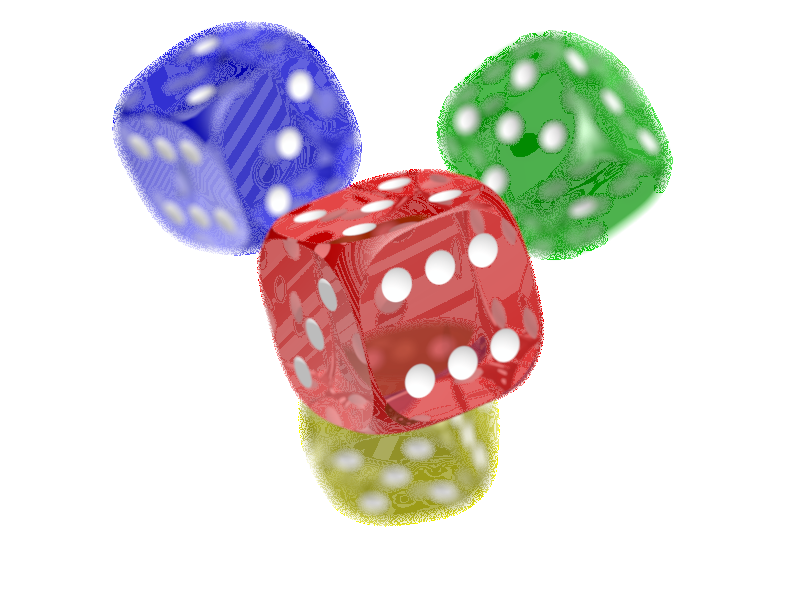
#> input picture test_changed.png, 800 x 600 px
$ python test_fonctions.py
#> lines starting #> are read from the running program, lines starting #| are printed output that depends on the picture
#> the answer given: img_test.png
#> the answer given: test_changed.png
#> the answer given: test_changed.png
### Cacher.py
from PIL import Image

import random


def changeRGB(img, x,y):

    """
    Cette fonction reçoit une image et une coordonnée. Elle renvois une liste d'int.
    Cette fonction prend la valeur R (red) d'un pixel à la position (x,y) et la rend pair (avec une variation maximal de la valeur initial de ±1)

    inputs:
    - 1 string (PNG file)
    - 1 int (coordonnée x)
    - 1 int (coordonnée y)

    output:
    - None (la valeur R du pixel (x,y) aura été changé mais aucun return)


    """
    color = img.getpixel((x, y))

    if color[0] == 255:
        color = (color[0] - 1, color[1], color[2])
    else:
        if color[0] % 2 == 1:
            color = (color[0] + 1, color[1], color[2])

    img.putpixel((x, y), color)


def numeriser_message(message):
    """
    Cette fonction reçoit un message et renvoie une liste.
    Chaque élément de la liste est la valeur numérique en ascii d'un caractère du message.
    Les éléments de la liste sont dans le même ordre que les caractères du message.

    input:
    - string (message choisi)

    output:
    - return 1 list of int (charactères du message numérisé en ascii et intégré dans la liste)


    """
    message_en_ascii = []
    for i in range(len(message)):
        message_en_ascii.append(ord(message[i]))
    return message_en_ascii


def liste_coordonnées_alea(hauteur, n_coord_aléa):
    """

    Cette fonction reçoit une hauteur d'image ainsi qu'un int x (x représentant à chaque fois la valeur ascii d'un caractère du message)
    Elle renvoie une nouvelle liste de x éléments entiers différents appartenant à l'intervalle [0, hauteur].
    Les x sont choisis aléatoirement.

    inputs:
    - int (hauteur de l'image)
    - int (valeurs ascii d'un caractère)

    output:
    - return lisste d'int d'une longeur égale à la valeur du 2ème input.
    """
    liste_des_valeurs_y_possible = []
    for i in range(0, hauteur):
        liste_des_valeurs_y_possible.append(i)
    coordonnées_alea = random.sample(liste_des_valeurs_y_possible, n_coord_aléa)
    return coordonnées_alea


def cache_nombre_sur_une_colonne(img,x,message):
    """
    Cette fonction reçoit une image ainsi qu'un int x.
    L'int x indique qu'on veut cacher le x-ème élément du message (d'où le rapelle de la fonction numeriser_message())

    Le programme run la fonction listes_coordonnées_alea(hauteur,n_coord_aléa) avec:
    - 1er argument la hauteur de l'image.
    - 2ème argument la valeur int k du x-ème caractère du message en ascii

    La fonction listes_coordonnées_alea() resort d'une une liste de longeur k contenant des coordonnées possible de y différentes.
    Puis, le programme prend les pixels de coordonnés (x,y), avec plusieurs y, et rend la valeur R du pixel impair.


    inputs:
    - string (png file)
    - int x (pour cacher le x-ème caractère du message)
    - string (message)

    output:
    - None (la valeur R de y pixels sur la colonne x est changée en impair)
    """
    largeur, hauteur = img.size
    for i in liste_coordonnées_alea(hauteur, numeriser_message(message)[x]):
        red, green, blue, alpha = img.getpixel((x,i))
        red = red + 1
        img.putpixel((x,i),(red, green, blue,alpha))


def cacher_message(image_to_change,message,image_changed):

    """

    Cette fonction demande comme premier argument le nom du fichier png de l'image dans laquelle l'utilisateur veut cacher un message.
    Le 2ème argument est le message que l'utilisateur veut cacher.
    Le 3ème argument est le nom du fichier png dans lequel l'image modifiée sera enregistrée.

    Si le message est plus long que la largeur de l'image, le message est trop long et la fonction échoue.
    Sinon, le programme utilise la fonction changeRGB pour rendre tout les pixels pair.
    Ensuite, elle appelle la fonction cache_nombre_sur_une_colonne(img,x).
    Elle fait varier x sur toute la longeur du message pour cacher ainsi l'entièreté du message dans l'image.
    Finalement, le programme enregistre cette image modifié dans le nom du nouveau fichier png que l'utilisateur aura choisi.

    inputs:
    - string (png file que l'utilisateur veut utiliser pour cacher le message)
    - string (message que l'utilisateur veut cacher)
    - string (nom du nouveau fichier png où l'utilisateur veut enregistrer l'image modifiée)

    output:
    - string (png file, image avec le message caché à l'interieur)
    """
#> called with image_to_change = 'test_changed.png', message = 'img_test.png', image_changed = 'test_changed.png'

    img = Image.open(image_to_change)
#> img is the input picture: PIL image 800x600 RGBA; mean R, G, B, A 46.2, 39.9, 38.3, 75
    largeur, hauteur = img.size
#> largeur = 800; hauteur = 600

    if len(message) > largeur:
        print("Votre message est trop long pour l'image")
    else:
        for x in range(largeur):
            for y in range(hauteur):
                changeRGB(img,x,y)
#> this loop made 800 passes
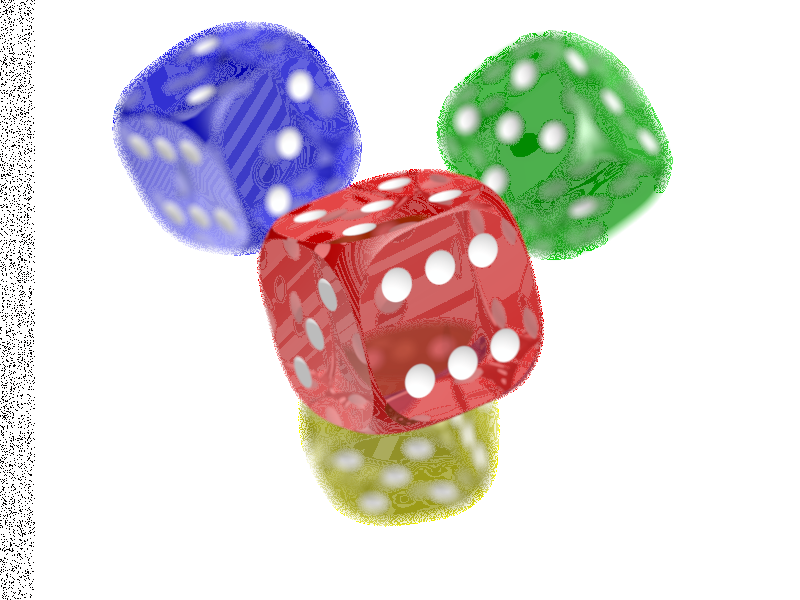
#> img: PIL image 800x600 RGBA; mean R, G, B, A 46.2, 39.9, 38.3, 76.7; transparent parts drawn white

        for x in range(len(message)):
            cache_nombre_sur_une_colonne(img,x,message)

        img.save(image_changed)

        img.close()


"""
The path of the righteous man is beset on all sides By the inequities of the selfish and the tyranny of evil men Blessed is he who, in the name of charity and good will Shepherds the weak through the valley of darkness For he is truly his brother's keeper and the finder of lost children And I will strike down upon thee With great vengeance and furious anger Those who attempt to poison and destroy my brothers And you will know my name is the Lord When I lay my vengeance upon thee
"""


message = input("Ecris-moi le message que tu veux cacher dans l'image: ")

image_to_change = input("Ecris-moi le nom du fichier png de l'image où tu veux cacher un message: ")

image_changed = input("Ecris le nom du fichier dans lequel ton image modifiée sera enregistrée: ")

cacher_message(image_to_change,message,image_changed)
print("Hello")

### test_fonctions.py
from PIL import Image

from Cacher import changeRGB, numeriser_message, liste_coordonnées_alea, cache_nombre_sur_une_colonne, cacher_message

#> (the run stopped early here; a loop or call above may not have finished)
